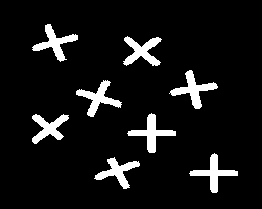
#> input picture DIP Lab/Projects/lab1,2/cc.png, 262 x 209 px, found by its file name
$ python azure.py
#> lines starting #> are read from the running program, lines starting #| are printed output that depends on the picture; after the words box and inside, x2 and y2 are one past the last pixel; in counts of white or black regions, pixels touching at a corner belong together
import cv2
import numpy as np

path = "D:\\2. DIP\\2. LAB\\cc.png"
img = cv2.imread(path, 0)
#> img: shape (209, 262); values 1 (black) and 255 (white), 8% white; 8 white regions, largest, box (x1, y1, x2, y2) and area: (169, 70, 218, 109) 582, (127, 113, 176, 153) 571, (76, 80, 122, 117) 561
#img = img.reshape(255,255)
row, col = img.shape
#> row = 209; col = 262
row_s = row//16
#> row_s = 13
col_s = col//16
#> col_s = 16
# for 15
level = 0
'''for i in range(16):
    for j in range(16):
        row_s = i*16
        row_e = (i+1)*16
        col_s = j*16
        col_end = (j+1)*16
        img[row_s:row_e,col_s:col_end]=level
        level += 15
        '''
for i in range(3):
    for j in range(3):
        row_s = i*64
        row_e = (i+1)*64
        col_s = j*64
        col_end = (j+1)*64
        if level > 255:
            img[row_s:row_e,col_s:col_end] = 255
        else:
            img[row_s:row_e,col_s:col_end]=level
        level += 40
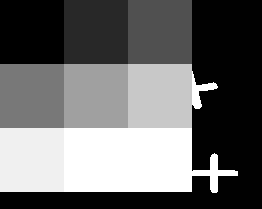
#> img: shape (209, 262); min 0, max 255, mean 105.3


cv2.imshow('win', img)
cv2.waitKey()
